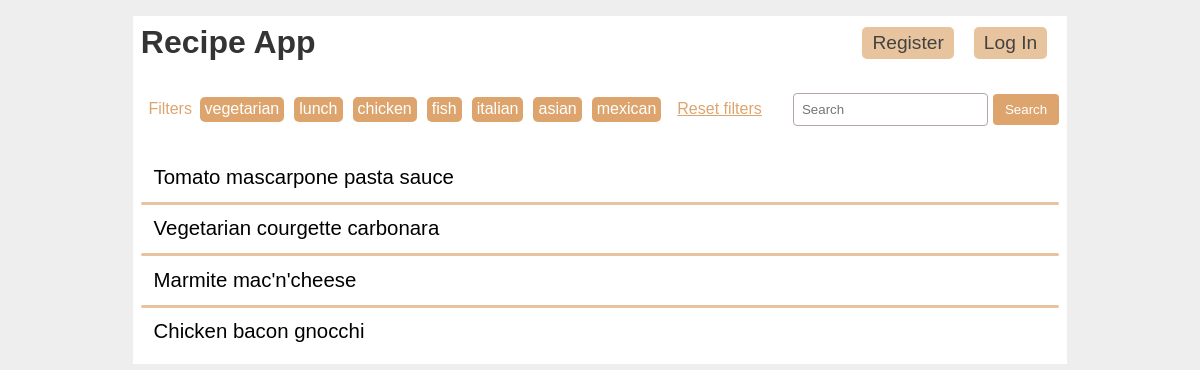
The page /filter_recipes/italian on the database its author committed.
### tables this page shows
CREATE TABLE recipes (
  id INTEGER PRIMARY KEY AUTOINCREMENT,
  title TEXT NOT NULL,
  ingredients TEXT NOT NULL,
  instructions TEXT NOT NULL,
  tags TEXT
);

### app/home.py (the view)
@bp.route('/filter_recipes/<string:filter>')
def filter_recipes(filter):
    if filter == "reset":
        recipes = recipe_get_all()
    else:
        recipes = recipe_search(filter, by_tag=True)
    tags = recipe_get_popular_tags()
    return render_template('recipes/index.html', recipes=recipes, filter_words=tags)

### app/auth.py (called while the page is built)
@bp.before_app_request
def load_logged_in_user():
    user_id = session.get('user_id')
    if user_id is None:
        g.user = None
    else:
        g.user = user_get_user_by_id(user_id)
        if g.user is False:
            print("Warning: User ID is None!")

### app/db.py (called while the page is built)
def get_db():
    if 'db' not in g:
        g.db = sqlite3.connect(
            current_app.config['DATABASE'],
            detect_types=sqlite3.PARSE_DECLTYPES
        )
        g.db.row_factory = sqlite3.Row
    return g.db

def db_text_search(input_param):
    results = search_string_in_table ("recipes", input_param)
    return results

def search_string_in_table(table_name, search_string):
    query = f"SELECT * FROM {table_name} WHERE title LIKE ? OR ingredients LIKE ? OR instructions LIKE ? OR tags LIKE ?;"
    records = get_db().execute(query, ('%' + search_string + '%','%' + search_string + '%','%' + search_string + '%','%' + search_string + '%')).fetchall()
    return records

### app/recipe.py (called while the page is built)
def parse(recipe):
    recipe_fields = ['id', 'title', 'ingredients', 'instructions', 'tags']
    recipe = dict(zip(recipe_fields, recipe))
    return recipe

def format_recipes(cursor, single):
    if single == True:
        result = parse(cursor)
    else:
        result = list()
        for item in cursor:
            recipe = parse(item)
            result.append((recipe))
    return result

def recipe_get_popular_tags():
    tags = ['vegetarian', 'lunch', 'chicken', 'fish', 'italian', 'asian', 'mexican']
    return tags

def recipe_search(terms, by_tag=False):
    if by_tag == True:
        recipes = db_text_search(terms)
    else:
        recipes = db_text_search(terms)
    if isinstance(recipes, list):
        res = format_recipes(recipes, single=False)
    else:
        res = format_recipes(recipes, single=True)
    return res

### app/templates/recipes/index.html (shortened to what this page needs)
{% extends 'base.html' %}
{% block filters %}
<div class="filter-section">
  <div class="filter-buttons">
    <p class="filter-non-tag">Filters</p>
    {% for filter_word in filter_words %}
      <a href="{{ url_for('home.filter_recipes', filter=filter_word) }}" class="filter-button">{{ filter_word }}</a>
    {% endfor %}
    <a href="{{ url_for('home.filter_recipes', filter="reset") }}" class="filter-non-tag">Reset filters</a>
  </div>
  <div class="search-container">
    <form action="{{ url_for('home.search', query='search') }}" method="get">
      <input type="search" placeholder="Search" name="q" class="search-input">
      <button type="submit" class="search-button">Search</button>
    </form>
  </div>
</div>
{% endblock %}
{% block content %}
  <div class="recipe-list">
  {% for recipe in recipes %}
    <div class="recipe-title">
      <a class="action" href="{{ url_for('home.view_full_details', id=recipe['id']) }}">
        <p>{{ recipe['title'] }}</p>
      </a>
    </div>
  {% if not loop.last %}
  <hr>
  {% endif %}
  {% endfor %}
  </div>
{% endblock %}

### app/static/style1.css (style rules this page uses)
p { margin: 0.1rem; padding: 0; }
a { color: var(--font-color); }
hr { border: none; border-top: 0.2rem solid var(--secondary-color); border-radius: 0.1rem; margin: 0.2rem 0rem; }
.filter-section { margin-bottom: 2rem; display: flex; flex-wrap: wrap; align-items: center; }
.filter-buttons { flex: 1; display: flex; flex-wrap: wrap; align-items: center; margin-bottom: 3px; }
.filter-button { display: inline-block; padding: 3px 5px 4px 5px; margin-right: 10px; background-color: var(--primary-color); color: #fff; border-radius: 5px; text-decoration: none; }
.filter-non-tag { color: var(--primary-color); padding: 3px 6px 5px 6px; display: inline-block; }
.search-container form { display: flex; align-items: center; margin-bottom: 3px; }
.search-input { margin-bottom: 0; margin-right: 5px; padding: 8px; border: 1px solid var(--border-color); border-radius: 4px; }
.search-button { padding: 8px 12px; background-color: var(--primary-color); color: white; border: none; border-radius: 4px; cursor: pointer; }
.recipe-title > a:first-of-type { flex: auto; }

### rows shown on the page
recipes: title "Tomato mascarpone pasta sauce"
recipes: title "Vegetarian courgette carbonara"
recipes: title "Marmite mac'n'cheese"
recipes: title "Chicken bacon gnocchi"

### other values the page prints
{{ filter_word }} "vegetarian" "lunch" "chicken" "fish" "italian" "asian" "mexican"
